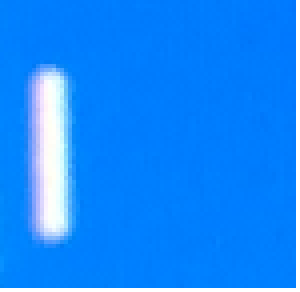
#> input picture python/ocr/resource/1tem.png, 75 x 73 px (shown 4 times larger)
$ python two-value.py resource/1tem.png
#> lines starting #> are read from the running program, lines starting #| are printed output that depends on the picture; after the words box and inside, x2 and y2 are one past the last pixel; in counts of white or black regions, pixels touching at a corner belong together
#!/usr/bin/env python3
from PIL import Image
import sys

if len(sys.argv) != 2:
    print("Bad input: usage: ./orctest.py pic")
    exit(0)
pic_str = sys.argv[1]
print("orc pic: ", pic_str)

def clear_pot(img_str):
    im = Image.open(img_str)
    data = im.getdata()
    w,h = im.size
    black_point = 0

    for x in range(1,w-1):
        for y in range(1,h-1):
            mid_pixel = data[w*y + x]
            if mid_pixel < 50:
                top_pixel = data[w*(y-1)+x]
                left_pixel = data[w*y+(x-1)]
                down_pixel = data[w*(y+1)+x]
                right_pixel = data[w*y+(x+1)]

                if top_pixel < 10:
                    black_point += 1
                if left_pixel < 10:
                    black_point += 1
                if down_pixel < 10:
                    black_point += 1
                if right_pixel < 10:
                    black_point += 1
                if black_point < 1:
                    im.putpixel((x,y),255)
                black_point = 0
    im.save('new'+img_str)

def two_value(img_str):
#> called with img_str = 'resource/1tem.png'
    image=Image.open(img_str)
#> image is the input picture: PIL image 75x73 RGB; mean R, G, B 22.8, 137.1, 253.3
    lim=image.convert('L')
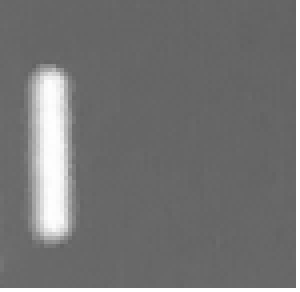
#> lim: PIL image 75x73 L (shown 4 times larger); min 97, max 255, mean 116.2
    threshold=165
    table=[]

    for j in range(256):
      if j<threshold:
        table.append(0)
      else:
        table.append(1)

    bim=lim.point(table,'1')
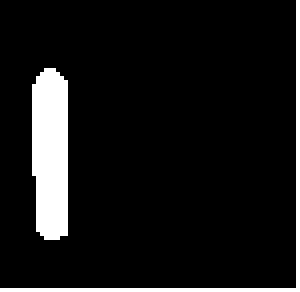
#> bim: PIL image 75x73 1 (shown 4 times larger); 9.1% white; 2 white regions, box (x1, y1, x2, y2) and area: (8, 17, 17, 60) 353, (0, 0, 75, 73) 147
    bim.save('new'+pic_str)

def black2white(img_str):
    image=Image.open(img_str)
    print(image.getcolors())
    rgb_start = image.getcolors()[0]
    rgb_end = image.getcolors()[-1]
    rgb_start_color,rgb_end_color = rgb_start[1],rgb_end[1]
    rgb_start_int,rgb_end_int = rgb_start[0],rgb_end[0]
    print(rgb_start,rgb_end)
    if rgb_start_int > rgb_end_int:
        if rgb_start_color == 0 or rgb_start_color == (0, 0, 0):
            print("black bg, white font")
    else:
        if rgb_start_color == 255 or rgb_start_color == (255, 255, 255):
            print("black bg, white font %s" % rgb_start_int)

#black2white(pic_str)


two_value(pic_str)
clear_pot('new'+pic_str)
